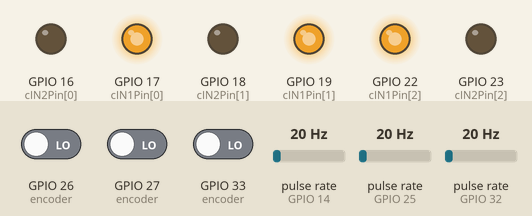
A sketch run on a simulated ESP32. Parts: output pins drawn as LEDs (lit = HIGH). Wiring (inferred from the names in the program): 3 × pulse sensor: data GPIO 14 / data GPIO 25 / data GPIO 32. The inputs (shaded band) are chosen by the test bench; at power-on: GPIO 26 (encoder) LOW, GPIO 27 (encoder) LOW, GPIO 33 (encoder) LOW, pulse rate (sensors on GPIO 14, GPIO 25, GPIO 32) 20 Hz.

Above: at 0.1 s.
Timing chart, 0 to 1.6 s (numbered marks = the images above):
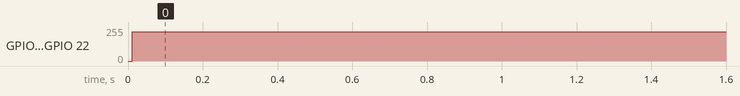

Measured:
- by itself, GPIO 17 (cIN1Pin[0]), GPIO 19 (cIN1Pin[1]), GPIO 22 (cIN1Pin[2]): 0/255 → 219/255 at 0.01 s

The sketch:

dc_motors.ino
```cpp
struct Encoder {
  const int chanA;                                    // GPIO pin for encoder channel A
  const int chanB;                                    // GPIO pin for encoder channel B
  int32_t pos;                                        // current encoder position
};

void setMotor(int dir, int pwm, int in1, int in2);
void ARDUINO_ISR_ATTR encoderISR(void* arg);

const int cNumDriveMotors = 2;                        // Number of DC motors
const int cNumMotors = 3;                        // Number of DC motors
const int cIN1Pin[] = {17, 19, 22};                       // GPIO pin(s) for INT1
const int cIN2Pin[] = {16, 18, 23};                       // GPIO pin(s) for INT2
const int cPWMRes = 8;                                // bit resolution for PWM
const int cMinPWM = 0;                                // PWM value for minimum speed that turns motor
const int cMaxPWM = pow(2, cPWMRes) - 1;              // PWM value for maximum speed
const int cPWMFreq = 20000;                           // frequency of PWM signal
const int cCountsRev = 1096;                          // encoder pulses per motor revolution
const int cMaxSpeedInCounts = 1600;                   // maximum encoder counts/sec
const int cMaxChange = 14;                            // maximum increment in counts/cycle
const int cMaxDroppedPackets = 20;                    // maximum number of packets allowed to drop
const float cKp = 1.5;                                // proportional gain for PID
const float cKi = 0.2;                                // integral gain for PID
const float cKd = 0.8;                                // derivative gain for PID

uint32_t lastTime = 0;                                // last time of motor control was updated
uint16_t commsLossCount = 0;                          // number of sequential sent packets have dropped
Encoder encoder[] = {{25, 26, 0},                     // encoder 0 on GPIO 25 and 26, 0 position
                     {32, 33, 0},                     // encoder 1 on GPIO 32 and 33, 0 position
                     {14, 27, 0}};                    // encoder 2 on GPIO 12 and 13, 0 position
int32_t target[] = {0, 0, 0};                         // target encoder count for motor
int32_t lastEncoder[] = {0, 0, 0};                    // encoder count at last control cycle
float targetF[] = {0.0, 0.0, 0.0};                    // target for motor as float

void setup() {
  Serial.begin(115200);                               // standard baud rate for ESP32 serial monitor
  for (int k = 0; k < cNumMotors; k++) {
    ledcAttach(cIN1Pin[k], cPWMFreq, cPWMRes);        // setup INT1 GPIO PWM channel
    ledcAttach(cIN2Pin[k], cPWMFreq, cPWMRes);        // setup INT2 GPIO PWM channel
    pinMode(encoder[k].chanA, INPUT);                 // configure GPIO for encoder channel A input
    pinMode(encoder[k].chanB, INPUT);                 // configure GPIO for encoder channel B input
    // configure encoder to trigger interrupt with each rising edge on channel A
    attachInterruptArg(encoder[k].chanA, encoderISR, &encoder[k], RISING);
  }
}

void loop() {
  float deltaT = 0;                                      // time interval
  int32_t pos[] = {0, 0, 0};                             // current motor positions
  int32_t e[] = {0, 0, 0};                               // position error
  float velEncoder[] = {0, 0, 0};                        // motor velocity in counts/sec
  float velMotor[] = {0, 0, 0};                          // motor shaft velocity in rpm
  float posChange[] = {0, 0, 0};                         // change in position for set speed
  float ePrev[] = {0, 0, 0};                             // previous position error
  float dedt[] = {0, 0, 0};                              // rate of change of position error (de/dt)
  float eIntegral[] = {0, 0, 0};                         // integral of error
  float u[] = {0, 0, 0};                                 // PID control signal
  int pwm[] = {0, 0, 0};                                 // motor speed(s), represented in bit resolution
  int dir[] = {1, 1, 1};                                 // direction that motor should turn

    // dc motor loop
  uint32_t curTime = micros();                        // capture current time in microseconds
  if (curTime - lastTime > 10000) {                   // wait ~10 ms
    deltaT = ((float) (curTime - lastTime)) / 1.0e6;  // compute actual time interval in seconds
    lastTime = curTime;                               // update start time for next control cycle

    // water wheel
    setMotor(1, 220, cIN1Pin[2], cIN2Pin[2]); // update motor speed and direction

    // drivetrain motors
    for (int k = 0; k <= 1; k++) {
      velEncoder[k] = ((float) pos[k] - (float) lastEncoder[k]) / deltaT; // calculate velocity in counts/sec
      lastEncoder[k] = pos[k];                        // store encoder count for next control cycle
      velMotor[k] = velEncoder[k] / cCountsRev * 60;  // calculate motor shaft velocity in rpm

      setMotor(1, 220, cIN1Pin[k], cIN2Pin[k]); // update motor speed and direction
    }
  }
}

void setMotor(int dir, int pwm, int in1, int in2) {
  if (dir == 1) {                                     // forward
    ledcWrite(in1, pwm);
    ledcWrite(in2, 0);
  }
  else if (dir == -1) {                               // reverse
    ledcWrite(in1, 0);
    ledcWrite(in2, pwm);
  }
  else {                                              // stop
    ledcWrite(in1, 0);
    ledcWrite(in2, 0);
  }
}

// encoder interrupt service routine
void ARDUINO_ISR_ATTR encoderISR(void* arg) {
  Encoder* s = static_cast<Encoder*>(arg);            // cast pointer to static structure

  int b = digitalRead(s->chanB);                      // read state of channel B
  if (b > 0) {                                        // B high indicates that it is leading channel A
    s->pos++;                                         // increase position
  }
  else {                                              // B low indicates that it is lagging channel A
    s->pos--;                                         // decrease position
  }
}
```
